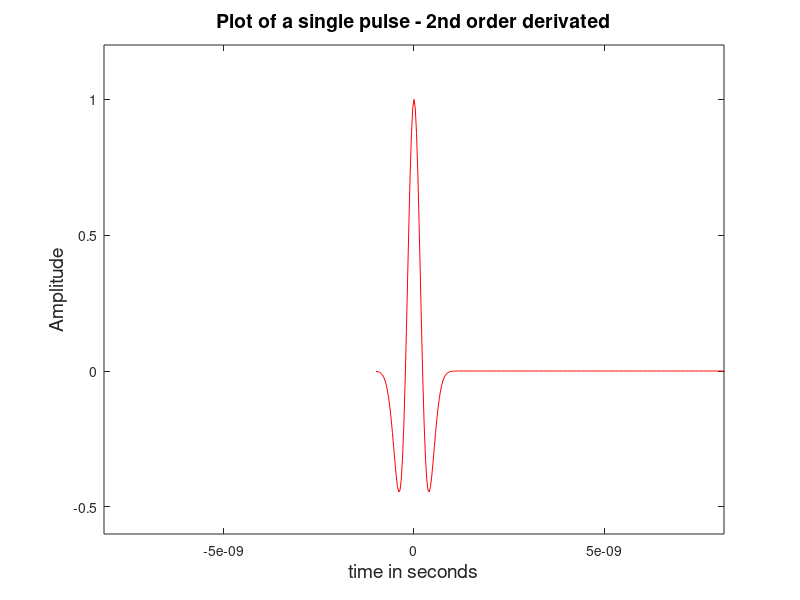
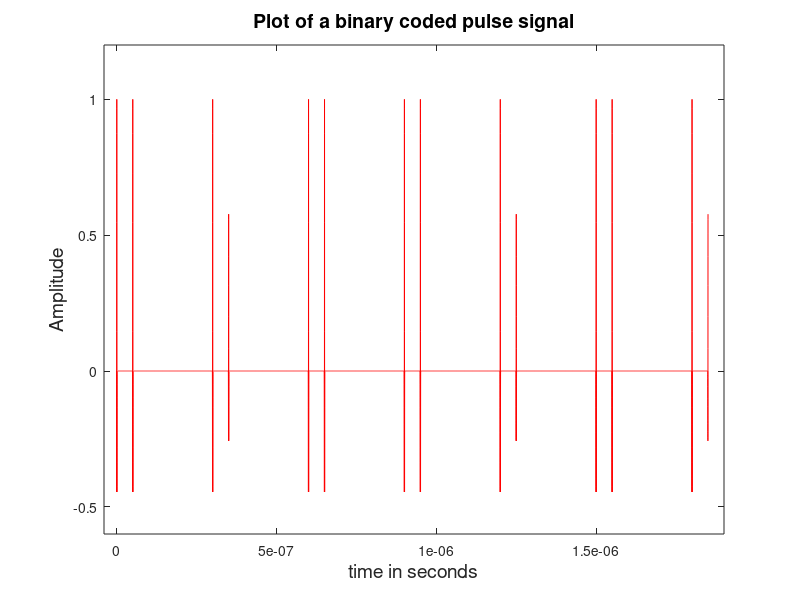
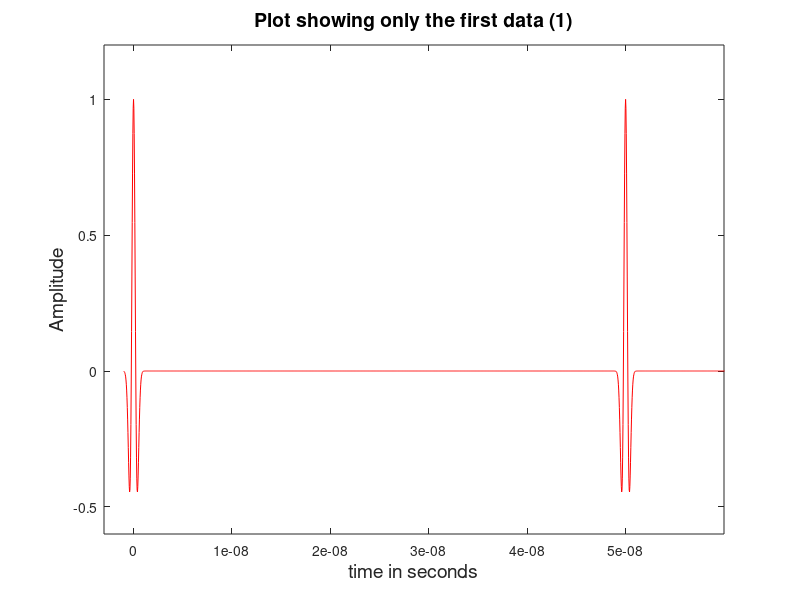
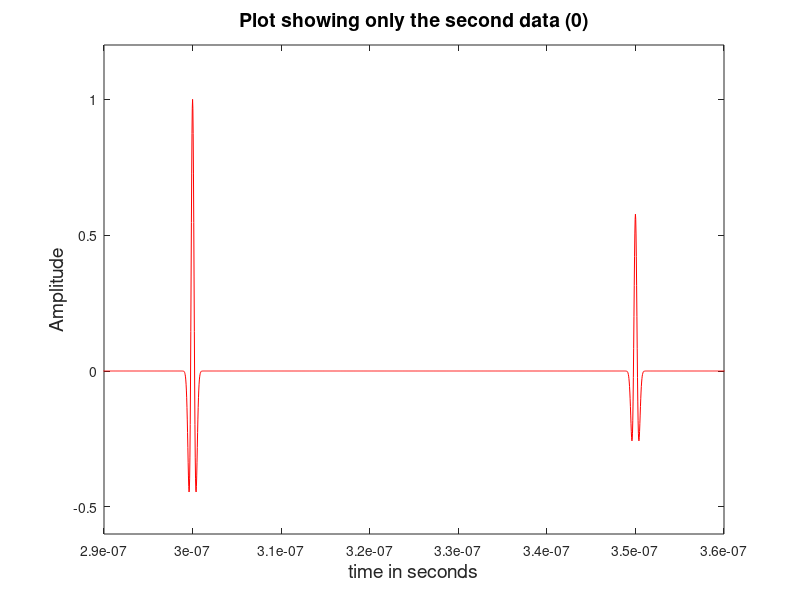

Write MATLAB code to recreate these figures, in order. (Note: this script raises an error after producing the figures.)
    %% This code models a TR-UWB signal generator and receiver
    %  by Abode Daniel
    
    % Defining variables
    close all;
    Ep = 1;                     %Amplitude determinant
    fs = 3e10;      %Hz   sampling frequency
    Fn = fs/2;      %Hz   minimum nyquist rate
    TD = 50e-9;     %seconds     distance between reference and information pulse
    TS = 300e-9;    %seconds     distance between reference pulses
    tp = 2e-9;      %seconds     pulse width
    t=-1e-9:1/fs:1.85e-6;       %signal time
    t_ref = t;
    t_pulse = t;
    a=tp/2.5;       %fudge factor
    
    %% Genrating a single pulse
    Y=(1-(4*pi.*(t.^2))/a^2) .* exp(-2*pi.*(t.^2)/a^2) / sqrt(Ep);
    plot(t,Y,'-r');
    axis([-1e-9 1e-9 -0.6 1.2])
    ylabel('Amplitude', 'fontSize',14)
    xlabel('time in seconds','fontSize',14)
    title('Plot of a single pulse - 2nd order derivated','fontSize',14)
    
    %% Creating the reference pulses delaying by TS
    binary_seq = [1 0 1 1 0 1 0];
    for i = 1:length(binary_seq)       
            t_ref = t_ref - TS;
            Y = Y + (1-(4*pi.*(t_ref.^2))/a^2) .* exp(-2*pi.*(t_ref.^2)/a^2) / sqrt(Ep);
    end
    
    %% Creating the information pulses delaying by TD and TS
    for i = 1:length(binary_seq)
        if i == 1
            t_pulse = t_pulse - TD;
            Y = Y + (1-(4*pi.*(t_pulse.^2))/a^2) .* exp(-2*pi.*(t_pulse.^2)/a^2) / sqrt(Ep); 
        end
        if i > 1
            if binary_seq(i) == 1
                t_pulse = t_pulse - TS;
                Y = Y + (1-(4*pi.*(t_pulse.^2))/a^2) .* exp(-2*pi.*(t_pulse.^2)/a^2) / sqrt(Ep);
            end
            if binary_seq(i) == 0
                t_pulse = t_pulse - TS;
                Y = Y + (1-(4*pi.*(t_pulse.^2))/a^2) .* exp(-2*pi.*(t_pulse.^2)/a^2) / sqrt(3);
            end
        end
    end
    
    %% The generated signal and plotting it versus time
    binary_signal = Y;
    figure
    plot(t,binary_signal,'-r')
    axis([-40e-9 1.9e-6 -0.6 1.2])
    ylabel('Amplitude', 'fontSize',14)
    xlabel('time in seconds','fontSize',14)
    title('Plot of a binary coded pulse signal','fontSize',14)
    
    figure
    plot(t,binary_signal,'-r')
    axis([-3e-9 6e-8 -0.6 1.2])
    ylabel('Amplitude', 'fontSize',14)
    xlabel('time in seconds','fontSize',14)
    title('Plot showing only the first data (1)','fontSize',14)
    
    figure
    plot(t,binary_signal,'-r')
    axis([2.9e-7 3.6e-7 -0.6 1.2])
    ylabel('Amplitude', 'fontSize',14)
    xlabel('time in seconds','fontSize',14)
    title('Plot showing only the second data (0)','fontSize',14)
     

    %% Generating and plotting the frequency spectrum
    
    NFFY=2.^(ceil(log(length(binary_signal))/log(2)));
    FFTY=fft(binary_signal,NFFY);
    NumUniquePts=ceil((NFFY+1)/2); 
    FFTY=FFTY(1:NumUniquePts);
    MY=abs(FFTY);
    MY=MY*2;
    MY(1)=MY(1)/2;
    MY(length(MY))=MY(length(MY))/2;
    MY=MY/length(binary_signal);
    f=(0:NumUniquePts-1)*2*Fn/NFFY;
    figure
    plot(f,20*log10(MY));xlabel('Frequency (Hz)','fontSize',14); title('Plot of Power Spectrum','fontSize',14);ylabel('Power Density (dB/Hz)','fontSize',14);
    
    
    %% Modulating the baseband signal and plotting it
    fp =4.492e9;
    [modulated_signal,tm] = modulate(binary_signal,fp,fs,'amssb');
    figure
    plot(tm,modulated_signal,'-r')
    axis([-4e-8 1.9e-6 -1.2 1.2])
    ylabel('Amplitude', 'fontSize',14)
    xlabel('time in seconds','fontSize',14)
    title('Plot of the Modulated signal','fontSize',14)
    
    figure
    plot(tm,modulated_signal,'-r')
    axis([2.95e-7 3.55e-7 -1.2 1.2])
    ylabel('Amplitude', 'fontSize',14)
    xlabel('time in seconds','fontSize',14)
    title('Plot of a part of the Modulated signal','fontSize',14)
    
    %% Generating and plotting the frequency spectrum of the modulated signal
    
    NFFY=2.^(ceil(log(length(modulated_signal))/log(2)));
    FFTY=fft(modulated_signal,NFFY);
    NumUniquePts=ceil((NFFY+1)/2); 
    FFTY=FFTY(1:NumUniquePts);
    MY=abs(FFTY);
    MY=MY*2;
    MY(1)=MY(1)/2;
    MY(length(MY))=MY(length(MY))/2;
    MY=MY/length(modulated_signal);
    f=(0:NumUniquePts-1)*2*Fn/NFFY;
    figure
    plot(f,20*log10(MY));xlabel('Frequency (Hz)','fontSize',14); title('Plot of Power Spectrum of Modulated Signal','fontSize',14);ylabel('Power Density (dB/Hz)','fontSize',14);
   
    
    %% 2.1 Squaring the received signal and plotting it
    received_signal_sqr = modulated_signal.^2;
    figure
    plot(tm,received_signal_sqr,'-r')
    axis([-4e-8 1.9e-6 -0.2 1.2])
    ylabel('Amplitude', 'fontSize',14)
    xlabel('time in seconds','fontSize',14)
    title('Plot of the recieved signal after squaring','fontSize',14)
    
    figure
    plot(tm,received_signal_sqr,'-r')
    axis([2.95e-7 3.55e-7 -0.2 1.2])
    ylabel('Amplitude', 'fontSize',14)
    xlabel('time in seconds','fontSize',14)
    title('Plot of a part of the recieved signal after squaring','fontSize',14)
    
    %% Generating and plotting the frequency spectrum of the squared received signal
    NFFY=2.^(ceil(log(length(received_signal_sqr))/log(2)));
    FFTY=fft(received_signal_sqr,NFFY);
    NumUniquePts=ceil((NFFY+1)/2); 
    FFTY=FFTY(1:NumUniquePts);
    MY=abs(FFTY);
    MY=MY*2;
    MY(1)=MY(1)/2;
    MY(length(MY))=MY(length(MY))/2;
    MY=MY/length(received_signal_sqr);
    f=(0:NumUniquePts-1)*2*Fn/NFFY;
    figure
    plot(f,20*log10(MY));xlabel('Frequency (Hz)','fontSize',14); title('Plot of Power Spectrum of Recieve signal squared','fontSize',14);ylabel('Power Density (dB/Hz)','fontSize',14);
    
   
    %% Integrating the signal over time by batches of 100 nsec and plotting
    integrated_signal = zeros(1,length(received_signal_sqr));
    start_time = min(tm);
    next_time = 0;
    while next_time < max(tm)
        next_time = next_time + 100e-9; %every 100 nsec
        index = find((start_time <= tm) & (tm < next_time));
        integrated_signal(index) = cumtrapz(received_signal_sqr(index)); %integrating every 100 nsec
        start_time = next_time;
    end
    
    figure
    plot(tm,integrated_signal,'-r')
    ylabel('Amplitude', 'fontSize',14)
    xlabel('time in seconds','fontSize',14)
    title('Plot of the integrated signal','fontSize',14)
    
    %% Designing the decision level block
    recovered_data = zeros(1,7);
    threshold = 14;
    start_time = min(tm);
    next_time = 0;
    i = 1;
    result = zeros(1,length(binary_signal));
    while next_time < max(tm)
        next_time = next_time + 100e-9; %every 100 nsec
        index = find((start_time <= tm) & (tm < next_time));
        if(max(integrated_signal(index)) > 12 && max(integrated_signal(index) > 0))
            recovered_data(i) = 1;
            result(index) = integrated_signal(index);
        else
            recovered_data(i) = 0;
        end
        next_time = next_time + 200e-9; % delaying for 200 nsec 
        start_time = next_time;
        i = i + 1;
    end
     figure
    stem(recovered_data,'-r')
    ylabel('Amplitude', 'fontSize',14)
    title('Plot of the result','fontSize',14)
    axis([0 8 -0.1 1.1])
    disp('recovered_data : ')
    disp(recovered_data)
    
    
       
    